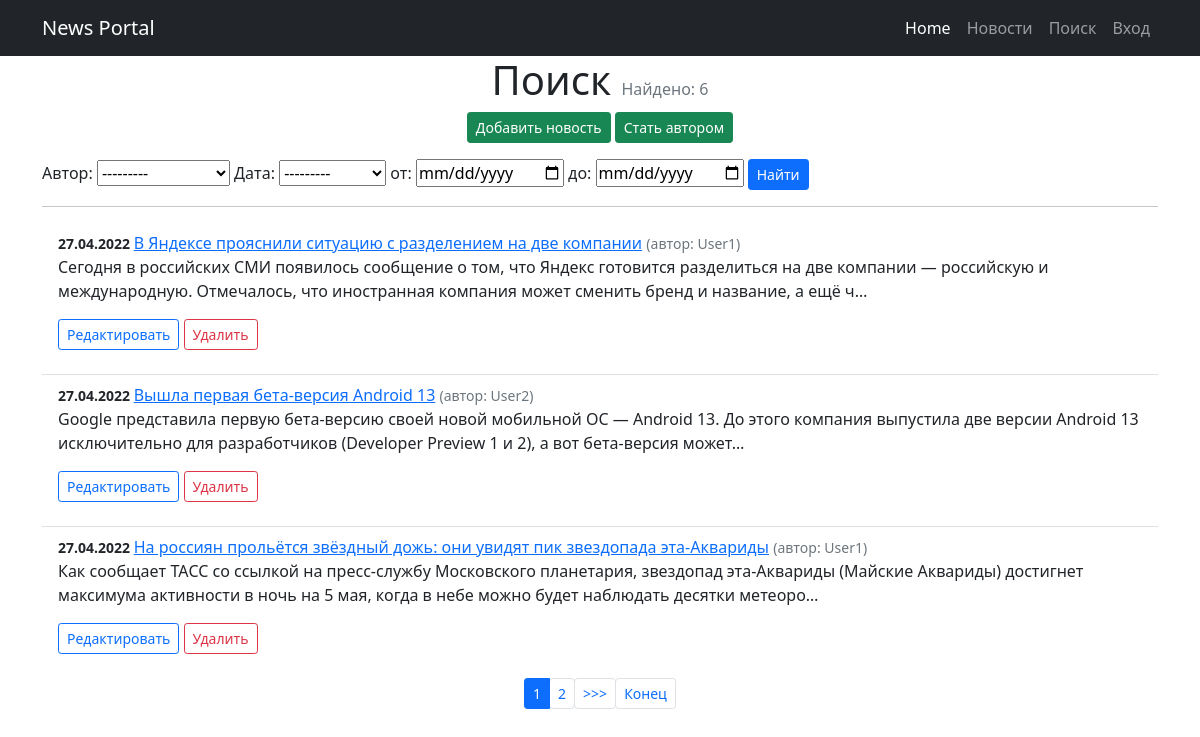
The app's page /search/ with its own data.
### news/models.py (models this page shows, shortened)
class Post(models.Model):
    article = 'AR'
    news = 'NW'
    POST_TYPE = [
        (article, 'статья'),
        (news, 'новость'),
    ]
    author = models.ForeignKey(Author, on_delete=models.CASCADE)
    post_type = models.CharField(
        max_length=2, choices=POST_TYPE, default=article)
    date = models.DateTimeField(auto_now_add=True)
    title = models.CharField(max_length=255)
    text = models.TextField()
    rating = models.IntegerField(default=0)
    category = models.ManyToManyField(
        Category, through='PostCategory')

class Author(models.Model):
    username = models.OneToOneField(
        User, on_delete=models.CASCADE, primary_key=True)
    rating = models.IntegerField(default=0)
    def __str__(self):
        return self.username.username.title()

### news/views.py (the view)
# urls.py: path('search/', NewsSearch.as_view()),
class NewsSearch(NewsList):
    template_name = 'news_search.html'
    paginate_by = 3
    def get_context_data(self, **kwargs):
        context = super().get_context_data(**kwargs)
        context['filter'] = NewsFilter(
            self.request.GET, queryset=self.get_queryset())
        return context
    def get_queryset(self):
        queryset = super().get_queryset()
        return NewsFilter(self.request.GET, queryset=queryset).qs

### news/templatetags/custom_filters.py (called while the page is built)
@register.filter()
def format_date(value):
    return value.strftime("%d.%m.%Y")

@register.filter()
def censor(text):
    if type(text) != str:
        return "Type error. Is not string"
    for word in CENSOR_WORDS:
        text = re.sub(r'(?:'+word[1:]+'?)[^\s]+',
                      ("*" * (len(word) - 1)), text)
    return text

### news/views.py (called while the page is built)
    def get_context_data(self, **kwargs):
        context = super().get_context_data(**kwargs)
        context['is_not_authors'] = not self.request.user.groups.filter(
            name='authors').exists()
        return context

### templates/news_search.html (shortened to what this page needs)
{% extends 'flatpages/default.html' %}
{% load custom_filters %}
{% block content %}
<h1 class="text-center">Поиск <span class="text-muted fs-6 fw-normal">Найдено: {{page_obj.paginator.count }}</span></h1>
<p class="text-center">
    <a href="{% url 'news_post_create' %}" class="btn btn-success btn-sm">Добавить новость</a>
    {% if is_not_authors %}
        <a href="/upgrade" class="btn btn-success btn-sm">Стать автором</a>
    {% endif %}
</p>
<form method="GET" id="my_form">
    {{ filter.form }}
    <input type="submit" value="Найти" class="btn btn-primary btn-sm">
</form>
<hr>
<ul class="list-group list-group-flush">
    {% for newspost in news_list %}
    <li class="list-group-item"> <small class="fw-bold">{{ newspost.date | format_date }} </small>
        <a href="{% url 'news_post' newspost.id %}">{{ newspost.title | censor}}</a>
        <small class="text-muted ">(автор: {{ newspost.author}})</small>
        <p>{{newspost.text | censor | truncatechars:210}}</p>
        <p>
            <a href="{% url 'news_post_update' newspost.id %}" class="btn btn-outline-primary btn-sm">Редактировать</a>
            <a href="{% url 'news_post_delete' newspost.id %}" class="btn btn-outline-danger btn-sm">Удалить</a>
        </p>
    </li>
    {% endfor %}
</ul>
{% if is_paginated %}
<nav aria-label="...">
    <ul class="pagination pagination-sm justify-content-center">
    {% for num in page_obj.paginator.page_range %}
        {% if page_obj.number == num %}
            <li class="page-item active"><a class="page-link">{{ num }}</a></li>
        {% elif num > page_obj.number|add:'-3' and num < page_obj.number|add:'3' %}
        <li class="page-item"><button form="my_form" name="page" value="{{ num }}" role="button" class="btn btn-link page-link">{{ num }}</button></li>
        {% endif %}
    {% endfor %}
    {% if page_obj.has_next %}
        <li class="page-item"><button form="my_form" name="page" value="{{page_obj.next_page_number}}" role="button" class="btn btn-link page-link">>>></button></li>
        <li class="page-item"><button form="my_form" name="page" value="{{page_obj.paginator.num_pages}}" role="button" class="btn btn-link page-link">Конец</button></li>
    {% endif %}
    </ul>
</nav>
{% endif %}
{% endblock content %}

### records on screen
Post: date "27.04.2022", title|censor "В Яндексе прояснили ситуацию с разделением на две компании", author "User1", text|censor "Сегодня в российских СМИ появилось сообщение о том, что Яндекс готовится разделиться на две компании — российскую и международную. Отмечалось, что иностранная компания может сменить бренд и название, а ещё ч…"
Post: date "27.04.2022", title|censor "Вышла первая бета-версия Android 13", author "User2", text|censor "Google представила первую бета-версию своей новой мобильной ОС — Android 13. До этого компания выпустила две версии Android 13 исключительно для разработчиков (Developer Preview 1 и 2), а вот бета-версия может…"
Post: date "27.04.2022", title|censor "На россиян прольётся звёздный дожь: они увидят пик звездопада эта-Аквариды", author "User1", text|censor "Как сообщает ТАСС со ссылкой на пресс-службу Московского планетария, звездопад эта-Аквариды (Майские Аквариды) достигнет максимума активности в ночь на 5 мая, когда в небе можно будет наблюдать десятки метеоро…"

### other values on screen
{{ page_obj.paginator.count }} "6"
{{ num }} "1"
{{ num }} "2"
